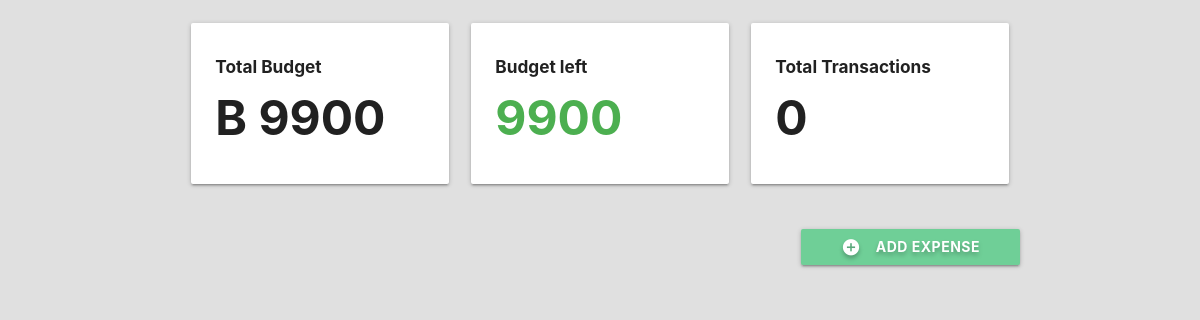
Before: /django-budget with the older database file.
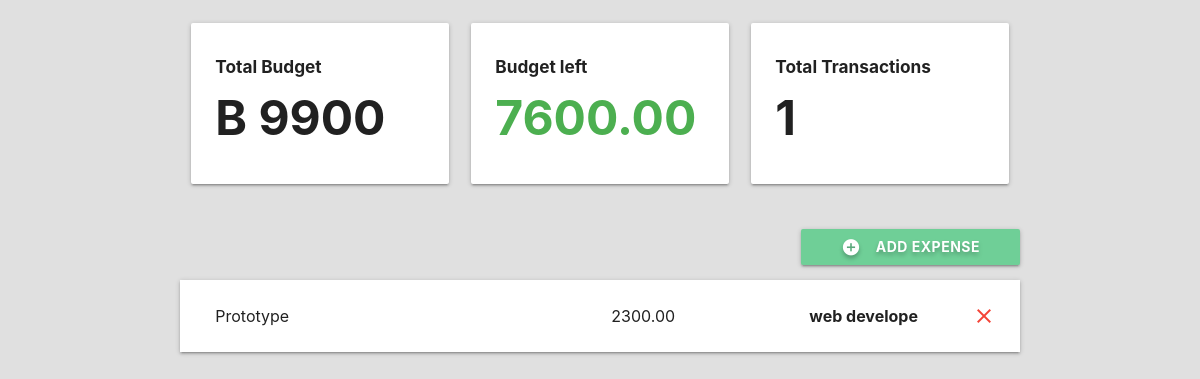
After: the same page with the newer database file.
### budget/models.py (models this page shows, shortened)
class Project(models.Model):
    name = models.CharField(max_length=100)
    slug = models.SlugField(max_length=100, unique=True, blank=True)
    budget = models.IntegerField()
    def budget_left(self):
        expense_list = Expense.objects.filter(project=self)
        total_expense_amount = 0
        for expense in expense_list:
            total_expense_amount += expense.amount
        return self.budget - total_expense_amount
    def total_transactions(self):
        expense_list = Expense.objects.filter(project=self)
        return len(expense_list)

class Expense(models.Model):
    project = models.ForeignKey(Project, on_delete=models.CASCADE, related_name='expenses')
    title = models.CharField(max_length=100)
    amount = models.DecimalField(max_digits=8, decimal_places=2)
    category = models.ForeignKey(Category, on_delete=models.CASCADE)
    class Meta:
        ordering = ('-amount',)

class Category(models.Model):
    project = models.ForeignKey(Project, on_delete=models.CASCADE)
    name = models.CharField(max_length=50)

### budget/views.py (the view, shortened to what this page needs)
# urls.py: path('<slug:project_slug>', views.project_detail, name='detail')
def project_detail(request, project_slug):
    project = get_object_or_404(Project, slug=project_slug)
    if request.method == 'GET':
        category_list = Category.objects.filter(project=project)
        return render(request, 'budget/project-detail.html', {'project': project, 'expense_list': project.expenses.all(), 'category_list': category_list})
    elif request.method == 'DELETE':
        id = json.loads(request.body)['id']
        expense = get_object_or_404(Expense, id=id)
        expense.delete()
        return HttpResponse('')
    return HttpResponseRedirect(project_slug)

### budget/templates/budget/project-detail.html (shortened to what this page needs)
{% extends 'budget/base.html' %}
{% block content %}
<div class="container">
  <section class="section section-stats">
    <div class="row">
      <div class="col s12 m12 l4">
        <div class="card-panel">
          <h6 class="bold">Total Budget</h6>
          <h1 class="bold">B {{ project.budget }}</h1>
        </div>
      </div>
      <div class="col s12 m6 l4">
        <div class="card-panel">
          <h6 class="bold">Budget left</h6>
          {% if project.budget_left > 0 %}
            <h1 class="bold green-text">{{ project.budget_left }}</h1>
          {% elif project.budget_left == 0 %}
            <h1 class="bold orange-text">{{ project.budget_left }}</h1>
          {% else %}
            <h1 class="bold red-text">{{ project.budget_left }}</h1>
          {% endif %}
        </div>
      </div>
      <div class="col s12 m6 l4">
        <div class="card-panel">
          <h6 class="bold">Total Transactions</h6>
          <h1 class="bold">{{ project.total_transactions }}</h1>
        </div>
      </div>
    </div>
  </section>
  <section class="section section-expenses">
    <div class="row">
      <button class="btn waves-effect right modal-trigger" href="#expenseModal">
        <i class="material-icons white-text left">add_circle</i>
        Add Expense
      </button>
    </div>
    <ul class="z-depth-1">
      {% for expense in expense_list %}
      <li>
        <div class="card-panel z-depth-0 expense">
          <div class="row">
            <div class="col l6">
              <span class="title">{{ expense.title }}</span>
            </div>
            <div class="col l3">
              <span class="title">{{ expense.amount }}</span>
            </div>
            <div class="col 1">
              <span class="title bold">{{ expense.category.name }}</span>
            </div>
            <a class="close-icon" onclick="deleteExpense(this)" data-id="{{ expense.id }}">
              <i class="material-icons red-text right">close</i>
            </a>
          </div>
        </div>
      </li>
      {% endfor %}
    </ul>
  </section>
</div>
{% endblock %}

Changed rows visible on the page:
computed for Project: budget_left "9900" → "7600.00"; total_transactions "0" → "1"
added Expense: title "Prototype", amount "2300.00", category.name "web develope"
